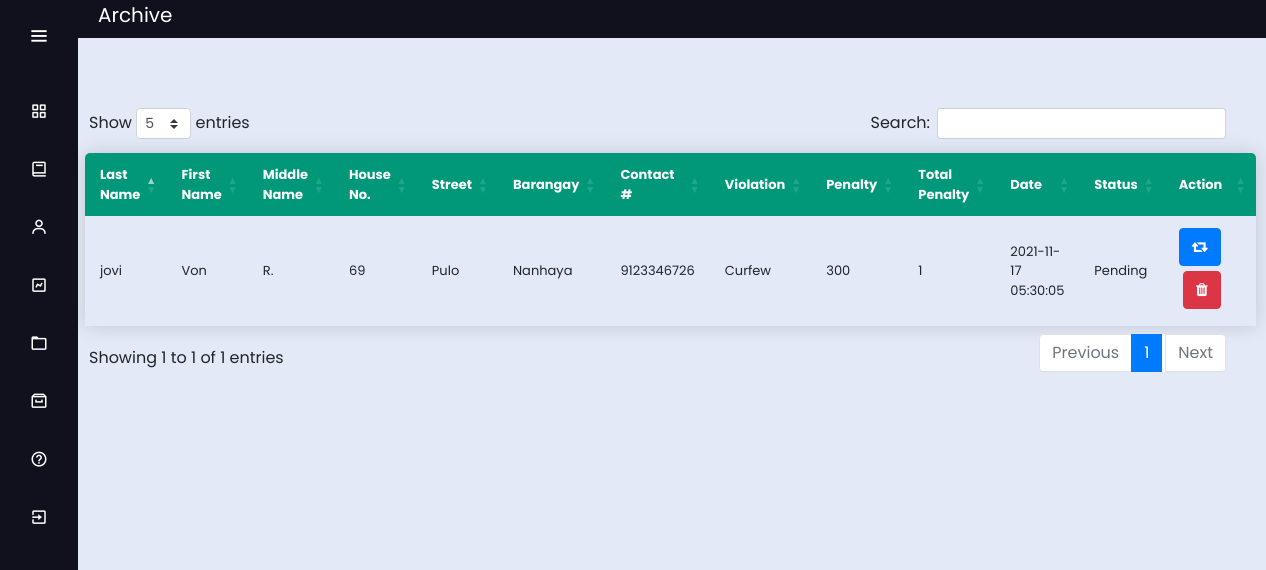
/nanhaya_archive, run on the app's committed database.
### tables this page shows
CREATE TABLE archive(
	id INTEGER PRIMARY KEY AUTOINCREMENT,
	last_name TEXT NOT NULL,
	first_name TEXT NOT NULL,
	middle_name TEXT NOT NULL,
	house_number TEXT NOT NULL,
	street TEXT NOT NULL,
	barangay TEXT NOT NULL,
	contact int NOT NULL,
	violation TEXT NOT NULL,
	penalty TEXT NOT NULL,
	total_penalty INTEGER NOT NULL,
	date TEXT NOT NULL,
	status TEXT NOT NULL	

);

### app.py (the view)
@app.route('/nanhaya_archive')
def nanhaya_archive():
    conn = get_db_connection()
    nanhaya = conn.execute("SELECT * FROM archive where barangay='Nanhaya'").fetchall()
    conn.close()
    return render_template('nanhaya_archive.html', nanhaya=nanhaya)

### app.py (called while the page is built)
def get_db_connection():
    conn = sqlite3.connect('database.db')
    conn.row_factory = sqlite3.Row
    return conn
    conn.close()
    c = conn.cursor()

### templates/nanhaya_archive.html (shortened to what this page needs)
<!DOCTYPE html>
<html lang="en" dir="ltr">
  <head>
    <link rel="stylesheet" href="../static/css/style5.css">
    <link href='https://unpkg.com/boxicons@2.0.7/css/boxicons.min.css' rel='stylesheet'>
    <link rel="stylesheet" type="text/css" href="{{ url_for('static', filename="css/style2.css") }}">
  <link rel="stylesheet" href="https://cdnjs.cloudflare.com/ajax/libs/font-awesome/4.7.0/css/font-awesome.min.css">
  <link rel="stylesheet" href="https://stackpath.bootstrapcdn.com/bootstrap/4.3.1/css/bootstrap.min.css">
  <link rel="stylesheet" type="text/css" href="https://cdn.datatables.net/1.10.23/css/dataTables.bootstrap4.min.css">
  <link rel="stylesheet" type="text/css" href="https://cdnjs.cloudflare.com/ajax/libs/twitter-bootstrap/4.5.2/css/bootstrap.css">
   </head>
<body>
 <div class="sidebar" >
    <div class="logo-details">
        <i class='bx bx-menu' id="btn" ></i>
    </div>
     <ul class="nav-list">
      <li>
        <a href="{{ url_for('nanhaya_dashboard') }}">
          <i class='bx bx-grid-alt'></i>
        </a>
      </li>
      <li>
       <a href="{{ url_for('nanhaya') }}">
         <i class='bx bx-book' ></i>
       </a>
     </li>
      <li>
       <a href="{{ url_for('nanhaya_service') }}">
         <i class='bx bx-user' ></i>
       </a>
     </li>
     <li>
       <a href="{{ url_for('nanhaya_chart') }}">
         <i class='bx bx-chart' ></i>
       </a>
     </li>
     <li>
       <a href="{{ url_for('nanhaya_logs') }}">
         <i class='bx bx-folder' ></i>
       </a>
     </li>
     <li>
       <a href="{{ url_for('nanhaya_archive') }}">
         <i class='bx bx-archive' ></i>
       </a>
     </li>
     <li>
       <a href="{{ url_for('nanhaya_guidelines') }}">
         <i class='bx bx-help-circle' ></i>
       </a>
     </li>
     <li>
       <a href="{{ url_for('login') }}">
         <i class='bx bx-exit' ></i>
       </a>
     </li>
    </ul>
  </div>
  <section class="home-section">
   <p style="background: #11101D; font-size: 20px; color: white;"> <label style="margin-left: 20px;">Archive</label><label style="float: right; margin-right: 20px;"></label>
      </p></br><br><br>
<div class="main" style="margin-left: 1px; margin-top: -90px;">
      <br>
   <input style="float: right; margin-right: 1280px; margin-top: px; font-weight: bold;" type="button" class="btn btn-xs btn-primary" value="Print Table" onclick="myApp.printTable()" />
  <br><br>
  <table class="content-table" id="example"  style="width: calc(100% - -30px); margin-left: -4px; font-size: 13px;">
  <thead style="background-color: ;">
  <tr >
    <th>Last Name</th>
    <th>First Name</th>
    <th>Middle Name</th>
    <th>House No.</th>
    <th>Street</th>
    <th>Barangay</th>
    <th>Contact #</th>
    <th>Violation</th>
    <th>Penalty</th>
    <th>Total Penalty</th>
    <th>Date</th>
    <th>Status</th>
    <th width="110px">Action</th>
  </tr>
  </thead>
  {%for bb in nanhaya%}
  <tr>
  <td>{{bb['last_name']}}</td>
  <td>{{bb['first_name']}}</td>
  <td>{{bb['middle_name']}}</td>
  <td>{{bb['house_number']}}</td>
  <td>{{bb['street']}}</td>
    <td>{{bb['barangay']}}</td>
    <td>{{bb['contact']}}</td>
    <td>{{bb['violation']}}</td>
    <td>{{bb['penalty']}}</td>
    <td>{{bb['total_penalty']}}</td>
    <td>{{bb['date']}}</td>
    <td>{{bb['status']}}</td>
    <td>
      <center>
      <a href="{{url_for('restore', table="nvl",last_name=bb['last_name'] ,first_name=bb['first_name'] ,middle_name=bb['middle_name'] ,house_number=bb['house_number'] ,street=bb['street'] ,barangay=bb['barangay'] ,contact=bb['contact'] ,violation=bb['violation'] ,penalty=bb['penalty'] ,total_penalty=bb['total_penalty'] ,date=bb['date'] ,status=bb['status'])}}" class="btn btn-xs btn-primary" title="Click to Restore" style="margin-bottom: 5px;" ><i class="fa fa-retweet" style="font-size: 15px;"></i></a>
      <a href="{{url_for('delete_perma', table="nvl",last_name=bb['last_name'] ,first_name=bb['first_name'] ,middle_name=bb['middle_name'] ,house_number=bb['house_number'] ,street=bb['street'] ,barangay=bb['barangay'] ,contact=bb['contact'] ,violation=bb['violation'] ,penalty=bb['penalty'] ,total_penalty=bb['total_penalty'] ,date=bb['date'] ,status=bb['status'])}}" class="btn btn-xs btn-danger" title="Click to Delete" style="margin-bottom: 5px;" onClick="return confirm('Are you sure you want to remove this permanently?')"><i class="fa fa-trash" aria-hidden="true" style="font-size: 15px;" ></i></a>
      </center>
    </td>
  </tr>
  {%endfor%}
  </table>
  </div>
  </section>
</body>
</html>

### static/css/style5.css (style rules this page uses)
* { margin: 0; padding: 0; box-sizing: border-box; font-family: "Poppins" , sans-serif; }
.sidebar { position: fixed; left: 0; top: 0; height: 100%; width: 78px; background: #11101D; padding: 6px 14px; z-index: 99; transition: all 0.5s ease; }
.sidebar .logo-details { height: 60px; display: flex; align-items: center; position: relative; }
.sidebar .logo-details #btn { position: absolute; top: 50%; right: 0; transform: translateY(-50%); font-size: 22px; transition: all 0.4s ease; font-size: 23px; text-align: center; cursor: pointer; transition: all 0.5s ease; }
.sidebar i { color: #fff; height: 60px; min-width: 50px; font-size: 28px; text-align: center; line-height: 60px; }
.sidebar .nav-list { margin-top: 20px; height: 100%; }
.sidebar li { position: relative; margin: 8px 0; list-style: none; }
.sidebar li a { display: flex; height: 100%; width: 100%; border-radius: 12px; align-items: center; text-decoration: none; transition: all 0.4s ease; background: #11101D; }
.sidebar li i { height: 50px; line-height: 50px; font-size: 18px; border-radius: 12px; }
.home-section { position: relative; background: #E4E9F7; min-height: 100vh; top: 0; left: 78px; width: calc(100% - 78px); transition: all 0.5s ease; z-index: 2; }
.content-table { font-family: "Poppins" , sans-serif; border-collapse: collapse; margin: 25px 0; margin-top: 200px; font-size: 14px; min-width: 400px; border-radius: 5px 5px 0 0; overflow: hidden; box-shadow: 0 0 20px rgba(0, 0, 0, 0.15); margin-left: 20px; width: ; margin-top: -10px; width: calc(100% - 50px); }
.content-table thead tr { background-color: #009879; color: #ffffff; text-align: left; font-weight: bold; }
.content-table th, .content-table td { padding: 12px 15px; }
.content-table tbody tr { border-bottom: 1px solid #dddddd; }
.content-table tbody tr:last-of-type { border-bottom: 2px solid #009879; }

### static/css/style2.css (style rules this page uses)
body { margin:0px; padding: 0px; background-color:#1b203d; overflow: hidden; font-family: bernard; color: #1b203d; }
.main { margin-top: 50px; margin-left: 315px; margin-right: 30px; padding: 0px 10px; }
.btn { float: right; margin-right: 20px; }
table.dataTable thead .sorting:after, table.dataTable thead .sorting:before, table.dataTable thead .sorting_asc:after, table.dataTable thead .sorting_asc:before, table.dataTable thead .sorting_asc_disabled:after, table.dataTable thead .sorting_asc_disabled:before, table.dataTable thead .sorting_desc:after, table.dataTable thead .sorting_desc:before, table.dataTable thead .sorting_desc_disabled:after, table.dataTable thead .sorting_desc_disabled:before { bottom: .5em; }

### data on the page
archive: last_name "jovi", first_name "Von", middle_name "R.", house_number "69", street "Pulo", barangay "Nanhaya", contact "9123346726", violation "Curfew", penalty "300", total_penalty "1", date "2021-11-17 05:30:05", status "Pending"
